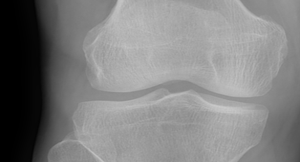
#> input picture MedicalExpert-I/0Normal/NormalG0 (102).png, 300 x 162 px; its folder holds only this picture in this run
$ python generate_masks.py
#> lines starting #> are read from the running program, lines starting #| are printed output that depends on the picture; after the words box and inside, x2 and y2 are one past the last pixel; in counts of white or black regions, pixels touching at a corner belong together
#> pass 2 of the loop in main, `for ext in ["*.png", "*.jpg", "*.jpeg"]:`:
import cv2
import numpy as np
import os
import glob
from pathlib import Path

def generate_pseudo_mask(img_path, output_mask_path, output_img_path):
    """Uses OpenCV structural morphology to generate clinical bone masks from clean data"""
    image = cv2.imread(img_path)
#> image is the input picture: shape (162, 300, 3); min 0, max 201, mean 127.9
    if image is None: return False

    # 1. Image Enhancement
    image_gray = cv2.cvtColor(image, cv2.COLOR_BGR2GRAY)
    clahe = cv2.createCLAHE(clipLimit=2.0, tileGridSize=(8, 8))
    image_enhanced = clahe.apply(image_gray)
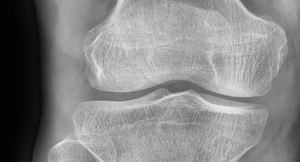
#> image_enhanced: shape (162, 300); min 3, max 234, mean 134.7
    image_denoised = cv2.bilateralFilter(image_enhanced, d=5, sigmaColor=10, sigmaSpace=10)

    h_img, w_img = image_denoised.shape
#> h_img = 162; w_img = 300

    # 2. Otsu Threshold + Heavy morphological close
    _, binary = cv2.threshold(image_denoised, 0, 255, cv2.THRESH_BINARY + cv2.THRESH_OTSU)
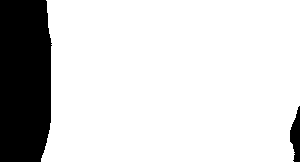
#> binary: shape (162, 300); 82.9% white; 2 black regions, box (x1, y1, x2, y2) and area: (0, 0, 52, 162) 7960, (290, 106, 300, 162) 371
    kernel = cv2.getStructuringElement(cv2.MORPH_ELLIPSE, (25, 25))
    binary = cv2.morphologyEx(binary, cv2.MORPH_CLOSE, kernel)
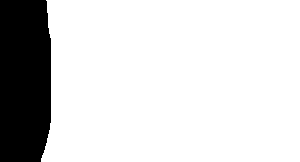
#> binary: shape (162, 300); 83.6% white; 1 black region

    # 3. Contour Filtering (same logic built in the analyzer)
    contours, _ = cv2.findContours(binary, cv2.RETR_EXTERNAL, cv2.CHAIN_APPROX_SIMPLE)
#> contours = 1 contour; box (x1, y1, x2, y2) and area: (41, 0, 300, 162) 40224
    valid_bones = []

    for c in contours:
        x, y, w, h = cv2.boundingRect(c)
        if w < w_img * 0.1 and h > h_img * 0.4: continue
        if y > h_img * 0.85: continue
        if cv2.contourArea(c) > 5000:
            valid_bones.append(c)
#> this loop made 1 pass
#> (x, y, w, h) on pass 1: (41, 0, 259, 162)
#> after the loop, valid_bones has the same summary as contours

    if not valid_bones:
        return False

    valid_bones = sorted(valid_bones, key=cv2.contourArea, reverse=True)
    if w_img > h_img * 1.2:
        valid_bones = [c for c in valid_bones if cv2.boundingRect(c)[0] < w_img // 2]

    if len(valid_bones) > 0:
        left_bones = [c for c in valid_bones if (cv2.boundingRect(c)[0] + cv2.boundingRect(c)[2]/2) < w_img * 0.5]
#> left_bones = []
        right_bones = [c for c in valid_bones if (cv2.boundingRect(c)[0] + cv2.boundingRect(c)[2]/2) > w_img * 0.5]
#> right_bones has the same summary as contours
        if len(left_bones) > 0 and len(right_bones) > 0:
            valid_bones = left_bones
    else:
        return False

    # Limit to top 2 massive constraints (Femur and Tibia)
    valid_bones = valid_bones[:2]

    # Create empty solid black mask and color the bone white
    bone_mask = np.zeros_like(binary)
    cv2.drawContours(bone_mask, valid_bones, -1, 255, -1)

    # Only save if it generated a substantial mask
    if np.sum(bone_mask == 255) > 5000:
        cv2.imwrite(output_mask_path, bone_mask)
        cv2.imwrite(output_img_path, cv2.resize(image, (w_img, h_img)))
        return True
    return False

def main():
    source_dir = Path("../MedicalExpert-I")
    mask_out = Path("data/segmentation/masks")
    img_out = Path("data/segmentation/images")

    print(f"Scanning for images in {source_dir}...")
    images = []
    for ext in ["*.png", "*.jpg", "*.jpeg"]:
        images.extend(source_dir.rglob(ext))

    print(f"Found {len(images)} potential images. Generating Pseudo-label Masks...")
    success_count = 0
    limit = 50 # We only need a starter batch of 50 images to train the U-Net

    for img_path in images:
        if success_count >= limit:
            break

        fname = img_path.name
        o_mask = str(mask_out / fname)
        o_img = str(img_out / fname)

        if generate_pseudo_mask(str(img_path), o_mask, o_img):
            success_count += 1
            print(f"[{success_count}/{limit}] Generated mask for {fname}")
#> pass 2 of the loop in main, `for img_path in images:`:
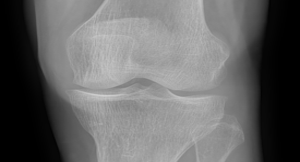
#> input picture MedicalExpert-I/1Doubtful/DoubtfulG1 (133).png, 300 x 162 px
#> in generate_pseudo_mask, image is the input picture: shape (162, 300, 3); min 0, max 208, mean 102.3
#> in generate_pseudo_mask (call 2), `image_enhanced = clahe.apply(image_gray)`:
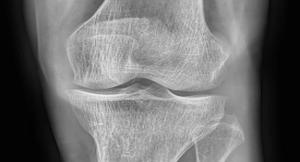
#> image_enhanced: shape (162, 300); min 2, max 239, mean 111.5
#> in generate_pseudo_mask (call 2), `_, binary = cv2.threshold(image_denoised, 0, 255, cv2.THRESH_BINARY + ..`:
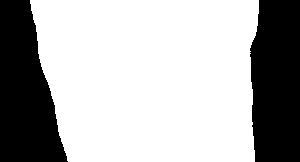
#> binary: shape (162, 300); 68.8% white; 2 black regions, box (x1, y1, x2, y2) and area: (0, 0, 68, 162) 7661, (250, 0, 300, 162) 7500
#> contours = 1 contour; box (x1, y1, x2, y2) and area: (30, 0, 259, 162) 33080
#> the loop in generate_pseudo_mask (call 2), `for c in contours:` made 1 pass
#> (x, y, w, h) on pass 1: (30, 0, 229, 162)
#> after the loop in generate_pseudo_mask (call 2), `for c in contours:`: valid_bones has the same summary as contours
#> left_bones has the same summary as contours
#> right_bones = []

if __name__ == "__main__":
    main()
